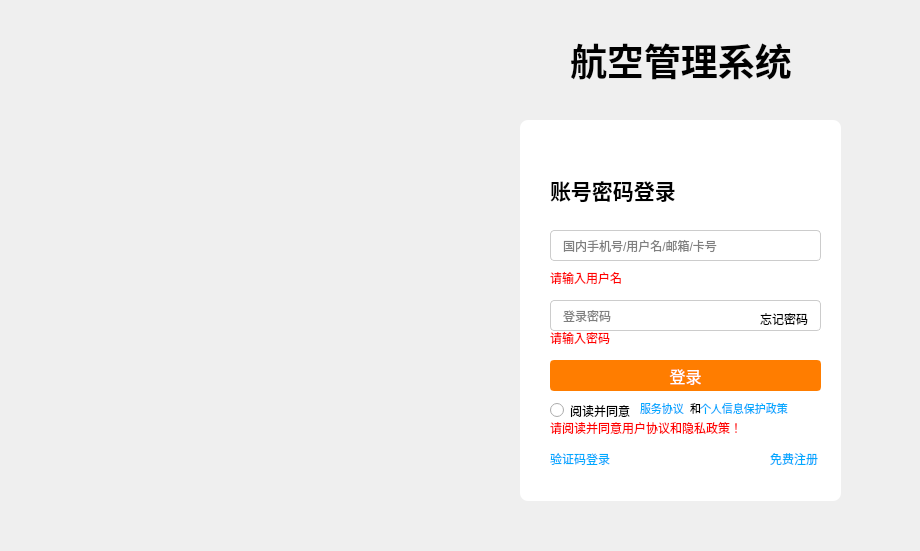
<?xml version="1.0" encoding="UTF-8"?>
<ui version="4.0">
 <class>LoginWidget</class>
 <widget class="QWidget" name="LoginWidget">
  <property name="geometry">
   <rect>
    <x>0</x>
    <y>0</y>
    <width>920</width>
    <height>551</height>
   </rect>
  </property>
  <property name="minimumSize">
   <size>
    <width>920</width>
    <height>551</height>
   </size>
  </property>
  <property name="maximumSize">
   <size>
    <width>920</width>
    <height>551</height>
   </size>
  </property>
  <property name="windowTitle">
   <string>航空管理系统-登录</string>
  </property>
  <property name="styleSheet">
   <string notr="true"/>
  </property>
  <widget class="QLabel" name="label">
   <property name="geometry">
    <rect>
     <x>0</x>
     <y>0</y>
     <width>121</width>
     <height>111</height>
    </rect>
   </property>
   <property name="sizePolicy">
    <sizepolicy hsizetype="Expanding" vsizetype="Expanding">
     <horstretch>0</horstretch>
     <verstretch>0</verstretch>
    </sizepolicy>
   </property>
   <property name="text">
    <string>&lt;html&gt;&lt;head/&gt;&lt;body&gt;&lt;p&gt;&lt;img src=&quot;:/newimages/newimages/logo1.png&quot;/&gt;&lt;/p&gt;&lt;/body&gt;&lt;/html&gt;</string>
   </property>
   <property name="scaledContents">
    <bool>true</bool>
   </property>
   <property name="alignment">
    <set>Qt::AlignmentFlag::AlignCenter</set>
   </property>
  </widget>
  <widget class="ClickableLabel" name="label_2">
   <property name="geometry">
    <rect>
     <x>570</x>
     <y>30</y>
     <width>271</width>
     <height>61</height>
    </rect>
   </property>
   <property name="text">
    <string>&lt;html&gt;&lt;head/&gt;&lt;body&gt;&lt;p&gt;&lt;span style=&quot; font-size:28pt; font-weight:700;&quot;&gt;航空管理系统&lt;/span&gt;&lt;/p&gt;&lt;/body&gt;&lt;/html&gt;</string>
   </property>
  </widget>
  <widget class="QLabel" name="bottomImgLabel_2">
   <property name="geometry">
    <rect>
     <x>0</x>
     <y>0</y>
     <width>921</width>
     <height>561</height>
    </rect>
   </property>
   <property name="text">
    <string/>
   </property>
   <property name="pixmap">
    <pixmap resource="../../../new_resources.qrc">:/newimages/newimages/background.png</pixmap>
   </property>
   <property name="scaledContents">
    <bool>true</bool>
   </property>
   <property name="alignment">
    <set>Qt::AlignmentFlag::AlignCenter</set>
   </property>
  </widget>
  <widget class="QWidget" name="loginDialogWidget" native="true">
   <property name="geometry">
    <rect>
     <x>520</x>
     <y>120</y>
     <width>321</width>
     <height>381</height>
    </rect>
   </property>
   <property name="styleSheet">
    <string notr="true">background-color: white;
border-radius: 8px; 
box-shadow: 0 0 20px rgba(0,0,0,0.1); </string>
   </property>
   <widget class="ClickableLabel" name="switchLabel">
    <property name="geometry">
     <rect>
      <x>30</x>
      <y>330</y>
      <width>71</width>
      <height>16</height>
     </rect>
    </property>
    <property name="styleSheet">
     <string notr="true">color: #0066cc; text-decoration: underline; cursor: pointer;</string>
    </property>
    <property name="text">
     <string>&lt;html&gt;&lt;head/&gt;&lt;body&gt;&lt;p&gt;&lt;span style=&quot; color:#00aaff;&quot;&gt;验证码登录&lt;/span&gt;&lt;/p&gt;&lt;/body&gt;&lt;/html&gt;</string>
    </property>
   </widget>
   <widget class="QRadioButton" name="radioButton">
    <property name="geometry">
     <rect>
      <x>30</x>
      <y>280</y>
      <width>124</width>
      <height>21</height>
     </rect>
    </property>
    <property name="text">
     <string>阅读并同意 </string>
    </property>
   </widget>
   <widget class="ClickableLabel" name="label_4">
    <property name="geometry">
     <rect>
      <x>120</x>
      <y>280</y>
      <width>44</width>
      <height>16</height>
     </rect>
    </property>
    <property name="text">
     <string>&lt;html&gt;&lt;head/&gt;&lt;body&gt;&lt;p&gt;&lt;span style=&quot; font-size:8pt; color:#00aaff;&quot;&gt;服务协议&lt;/span&gt;&lt;/p&gt;&lt;/body&gt;&lt;/html&gt;</string>
    </property>
   </widget>
   <widget class="QLabel" name="label_5">
    <property name="geometry">
     <rect>
      <x>170</x>
      <y>280</y>
      <width>16</width>
      <height>16</height>
     </rect>
    </property>
    <property name="text">
     <string>&lt;html&gt;&lt;head/&gt;&lt;body&gt;&lt;p&gt;&lt;span style=&quot; font-size:8pt; color:#000000;&quot;&gt;和&lt;/span&gt;&lt;/p&gt;&lt;/body&gt;&lt;/html&gt;</string>
    </property>
   </widget>
   <widget class="ClickableLabel" name="label_6">
    <property name="geometry">
     <rect>
      <x>180</x>
      <y>280</y>
      <width>88</width>
      <height>16</height>
     </rect>
    </property>
    <property name="text">
     <string>&lt;html&gt;&lt;head/&gt;&lt;body&gt;&lt;p&gt;&lt;span style=&quot; font-size:8pt; color:#00aaff;&quot;&gt;个人信息保护政策&lt;/span&gt;&lt;/p&gt;&lt;/body&gt;&lt;/html&gt;</string>
    </property>
   </widget>
   <widget class="QLabel" name="tip4Label">
    <property name="enabled">
     <bool>true</bool>
    </property>
    <property name="geometry">
     <rect>
      <x>30</x>
      <y>300</y>
      <width>231</width>
      <height>16</height>
     </rect>
    </property>
    <property name="styleSheet">
     <string notr="true">color: red; font-size: 12px; visibility: hidden;</string>
    </property>
    <property name="text">
     <string>请阅读并同意用户协议和隐私政策！</string>
    </property>
   </widget>
   <widget class="ClickableLabel" name="registerLabel">
    <property name="geometry">
     <rect>
      <x>250</x>
      <y>330</y>
      <width>71</width>
      <height>16</height>
     </rect>
    </property>
    <property name="text">
     <string>&lt;html&gt;&lt;head/&gt;&lt;body&gt;&lt;p&gt;&lt;span style=&quot; color:#00aaff;&quot;&gt;免费注册&lt;/span&gt;&lt;/p&gt;&lt;/body&gt;&lt;/html&gt;</string>
    </property>
   </widget>
   <widget class="QStackedWidget" name="loginStackWidget">
    <property name="geometry">
     <rect>
      <x>20</x>
      <y>20</y>
      <width>291</width>
      <height>331</height>
     </rect>
    </property>
    <property name="currentIndex">
     <number>0</number>
    </property>
    <widget class="QWidget" name="page">
     <widget class="QLabel" name="tip2Label">
      <property name="enabled">
       <bool>true</bool>
      </property>
      <property name="geometry">
       <rect>
        <x>10</x>
        <y>190</y>
        <width>91</width>
        <height>16</height>
       </rect>
      </property>
      <property name="styleSheet">
       <string notr="true">color: red; font-size: 12px; visibility: hidden;</string>
      </property>
      <property name="text">
       <string>请输入密码</string>
      </property>
     </widget>
     <widget class="QLabel" name="tip1Label">
      <property name="enabled">
       <bool>true</bool>
      </property>
      <property name="geometry">
       <rect>
        <x>10</x>
        <y>130</y>
        <width>91</width>
        <height>16</height>
       </rect>
      </property>
      <property name="styleSheet">
       <string notr="true">color: red; font-size: 12px; visibility: hidden;</string>
      </property>
      <property name="text">
       <string>请输入用户名</string>
      </property>
     </widget>
     <widget class="QLineEdit" name="pwdEdit">
      <property name="geometry">
       <rect>
        <x>10</x>
        <y>160</y>
        <width>271</width>
        <height>31</height>
       </rect>
      </property>
      <property name="styleSheet">
       <string notr="true">QLineEdit {
    border: 1px solid #cccccc; 
    border-radius: 4px; 
    padding: 0 10px; 
    height: 40px; 
}
QLineEdit:focus {
    border-color: #0066cc; 
}</string>
      </property>
      <property name="echoMode">
       <enum>QLineEdit::EchoMode::Password</enum>
      </property>
      <property name="placeholderText">
       <string>登录密码</string>
      </property>
     </widget>
     <widget class="ClickableLabel" name="label_9">
      <property name="geometry">
       <rect>
        <x>220</x>
        <y>170</y>
        <width>54</width>
        <height>16</height>
       </rect>
      </property>
      <property name="text">
       <string>&lt;html&gt;&lt;head/&gt;&lt;body&gt;&lt;p&gt;&lt;span style=&quot; color:#000000;&quot;&gt;忘记密码&lt;/span&gt;&lt;/p&gt;&lt;/body&gt;&lt;/html&gt;</string>
      </property>
     </widget>
     <widget class="QPushButton" name="pushButton">
      <property name="geometry">
       <rect>
        <x>10</x>
        <y>220</y>
        <width>271</width>
        <height>31</height>
       </rect>
      </property>
      <property name="styleSheet">
       <string notr="true">QPushButton {
    border: 2px solid #ff7d00; 
    border-radius: 4px;
    background-color: #ff7d00;
    color: white;
    font-size: 16px;
    height: 44px;
}

QPushButton:hover {
    border-color: #ff6600;
    background-color: #ff6600;
}

QPushButton:pressed {
    border-color: #e65c00;
    background-color: #e65c00;
}

QPushButton:disabled {
    border-color: #cccccc;
    background-color: #cccccc;
    color: #ffffff;
}</string>
      </property>
      <property name="text">
       <string>登录</string>
      </property>
     </widget>
     <widget class="QLineEdit" name="userEdit">
      <property name="geometry">
       <rect>
        <x>10</x>
        <y>90</y>
        <width>271</width>
        <height>31</height>
       </rect>
      </property>
      <property name="styleSheet">
       <string notr="true">QLineEdit {
    border: 1px solid #cccccc; 
    border-radius: 4px; 
    padding: 0 10px; 
    height: 40px; 
}
QLineEdit:focus {
    border-color: #0066cc; 
}</string>
      </property>
      <property name="placeholderText">
       <string>国内手机号/用户名/邮箱/卡号</string>
      </property>
     </widget>
     <widget class="QLabel" name="label_3">
      <property name="geometry">
       <rect>
        <x>10</x>
        <y>30</y>
        <width>141</width>
        <height>41</height>
       </rect>
      </property>
      <property name="text">
       <string>&lt;html&gt;&lt;head/&gt;&lt;body&gt;&lt;p&gt;&lt;span style=&quot; font-size:16pt; font-weight:700; color:#000000;&quot;&gt;账号密码登录&lt;/span&gt;&lt;/p&gt;&lt;/body&gt;&lt;/html&gt;</string>
      </property>
     </widget>
    </widget>
    <widget class="QWidget" name="page_2">
     <widget class="QLabel" name="label_7">
      <property name="geometry">
       <rect>
        <x>10</x>
        <y>30</y>
        <width>141</width>
        <height>41</height>
       </rect>
      </property>
      <property name="text">
       <string>&lt;html&gt;&lt;head/&gt;&lt;body&gt;&lt;p&gt;&lt;span style=&quot; font-size:16pt; font-weight:700; color:#000000;&quot;&gt;验证码登录&lt;/span&gt;&lt;/p&gt;&lt;/body&gt;&lt;/html&gt;</string>
      </property>
     </widget>
     <widget class="QLineEdit" name="phoneEdit">
      <property name="geometry">
       <rect>
        <x>10</x>
        <y>90</y>
        <width>271</width>
        <height>31</height>
       </rect>
      </property>
      <property name="styleSheet">
       <string notr="true">QLineEdit {
    border: 1px solid #cccccc; 
    border-radius: 4px; 
    padding: 0 10px; 
    height: 40px; 
}
QLineEdit:focus {
    border-color: #0066cc; 
}</string>
      </property>
      <property name="placeholderText">
       <string>请输入手机号</string>
      </property>
     </widget>
     <widget class="QLineEdit" name="codeEdit">
      <property name="geometry">
       <rect>
        <x>10</x>
        <y>160</y>
        <width>271</width>
        <height>31</height>
       </rect>
      </property>
      <property name="styleSheet">
       <string notr="true">QLineEdit {
    border: 1px solid #cccccc; 
    border-radius: 4px; 
    padding: 0 10px; 
    height: 40px; 
}
QLineEdit:focus {
    border-color: #0066cc; 
}</string>
      </property>
      <property name="echoMode">
       <enum>QLineEdit::EchoMode::Password</enum>
      </property>
      <property name="placeholderText">
       <string>短信验证码</string>
      </property>
     </widget>
     <widget class="QPushButton" name="pushButton_2">
      <property name="geometry">
       <rect>
        <x>10</x>
        <y>220</y>
        <width>271</width>
        <height>31</height>
       </rect>
      </property>
      <property name="styleSheet">
       <string notr="true">QPushButton {
    border: 2px solid #ff7d00; 
    border-radius: 4px;
    background-color: #ff7d00;
    color: white;
    font-size: 16px;
    height: 44px;
}

QPushButton:hover {
    border-color: #ff6600;
    background-color: #ff6600;
}

QPushButton:pressed {
    border-color: #e65c00;
    background-color: #e65c00;
}

QPushButton:disabled {
    border-color: #cccccc;
    background-color: #cccccc;
    color: #ffffff;
}</string>
      </property>
      <property name="text">
       <string>登录</string>
      </property>
     </widget>
     <widget class="ClickableLabel" name="getCode">
      <property name="geometry">
       <rect>
        <x>190</x>
        <y>170</y>
        <width>81</width>
        <height>16</height>
       </rect>
      </property>
      <property name="text">
       <string>&lt;html&gt;&lt;head/&gt;&lt;body&gt;&lt;p&gt;&lt;span style=&quot; color:#00aaff;&quot;&gt;发送验证码&lt;/span&gt;&lt;/p&gt;&lt;/body&gt;&lt;/html&gt;</string>
      </property>
     </widget>
     <widget class="QLabel" name="tip3Label">
      <property name="enabled">
       <bool>true</bool>
      </property>
      <property name="geometry">
       <rect>
        <x>10</x>
        <y>130</y>
        <width>91</width>
        <height>16</height>
       </rect>
      </property>
      <property name="styleSheet">
       <string notr="true">color: red; font-size: 12px; visibility: hidden;</string>
      </property>
      <property name="text">
       <string>请输入手机号</string>
      </property>
     </widget>
     <widget class="QLabel" name="tip5Label">
      <property name="enabled">
       <bool>true</bool>
      </property>
      <property name="geometry">
       <rect>
        <x>10</x>
        <y>130</y>
        <width>231</width>
        <height>16</height>
       </rect>
      </property>
      <property name="styleSheet">
       <string notr="true">color: red; font-size: 12px; visibility: hidden;</string>
      </property>
      <property name="text">
       <string>手机号格式错误（11位有效号码）</string>
      </property>
     </widget>
    </widget>
   </widget>
   <zorder>loginStackWidget</zorder>
   <zorder>switchLabel</zorder>
   <zorder>radioButton</zorder>
   <zorder>label_4</zorder>
   <zorder>label_5</zorder>
   <zorder>label_6</zorder>
   <zorder>tip4Label</zorder>
   <zorder>registerLabel</zorder>
  </widget>
  <zorder>bottomImgLabel_2</zorder>
  <zorder>label</zorder>
  <zorder>label_2</zorder>
  <zorder>loginDialogWidget</zorder>
 </widget>
 <customwidgets>
  <customwidget>
   <class>ClickableLabel</class>
   <extends>QLabel</extends>
   <header location="global">clickablelabel.h</header>
   <slots>
    <signal>clicked()</signal>
    <slot>on_switchLabel_clicked()</slot>
   </slots>
  </customwidget>
 </customwidgets>
 <resources/>
 <connections/>
</ui>
